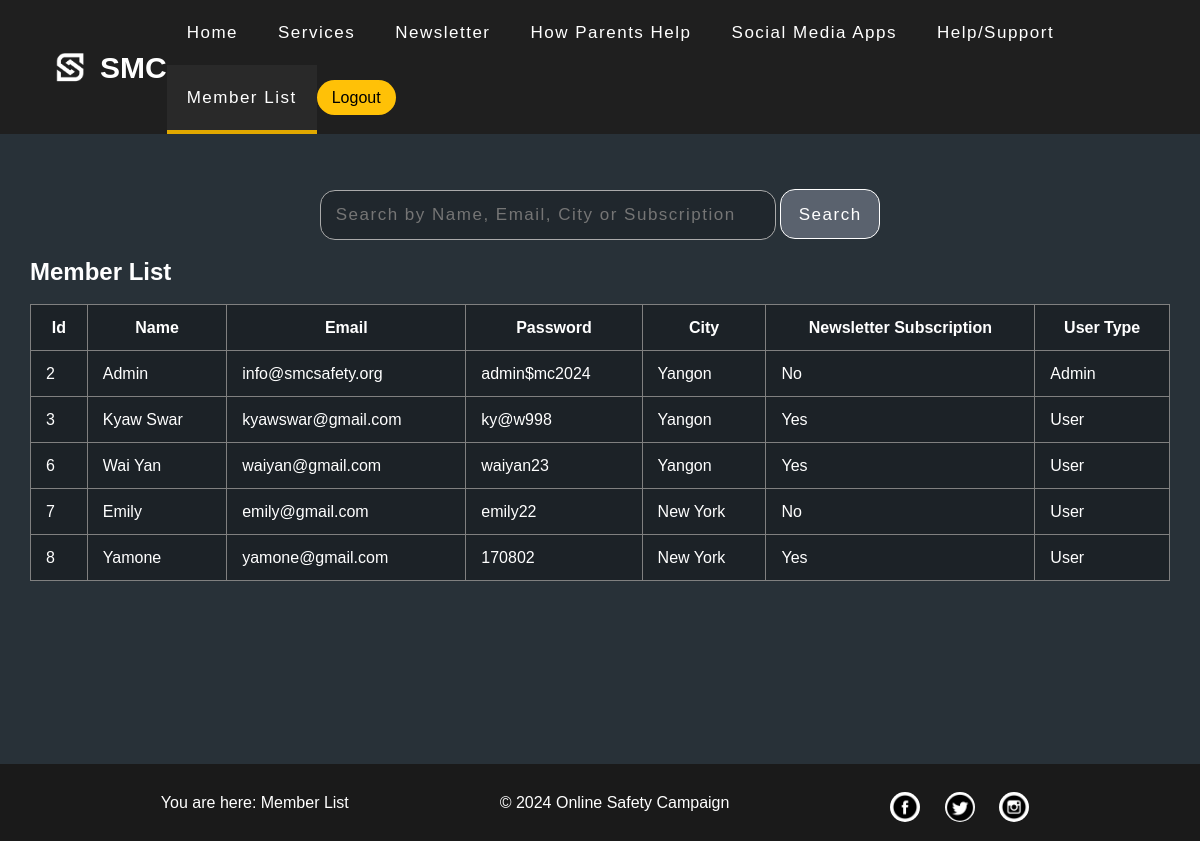
The page /memberList.php on the database its author committed.
### tables this page shows
CREATE TABLE `member` (
  `id` int(11) NOT NULL,
  `name` varchar(300) NOT NULL,
  `email` varchar(300) NOT NULL,
  `password` varchar(20) NOT NULL,
  `city` varchar(200) NOT NULL,
  `subscription` int(11) NOT NULL,
  `usertype` int(11) NOT NULL
);

### memberList.php (the view, shortened to what this page needs)
<!DOCTYPE html>
<?php
include('dbconnect.php');
if (isset($_POST['btnSearch'])) {
    $search = $_POST['txtSearch'];
    $sql = "SELECT * FROM member WHERE name LIKE '%" . $search . "%' OR email LIKE '%" . $search . "%' OR city LIKE '%" . $search . "%'";
    $result = $conn->query($sql);
} else {
    $sql = "SELECT * from member";
    $result = $conn->query($sql);
}
?>
<html lang="en">
<head>
    <link rel="stylesheet" href="style.css">
<body>
    <div class="container">
        <nav>
            <div class="navbar admin">
                <div class="logo">
                    <img src="images/logo.png" alt="logo">
                    <span><strong>SMC</strong></span>
                </div>
                <div class="nav-link">
                    <ul class="menu">
                        <li class="link"><a href="adminhome.php">Home</a></li>
                        <li class="link"><a href="serviceSetup.php">Services</a></li>
                        <li class="link"><a href="newsSetup.php">Newsletter</a></li>
                        <li class="link"><a href="parentshelpSetup.php">How Parents Help</a></li>
                        <li class="link"><a href="appSetup.php">Social Media Apps</a></li>
                        <li class="link"><a href="contactList.php">Help/Support</a></li>
                        <li class="link active"><a href="memberList.php">Member List</a></li>
                        <li>
                            <div class="navbar-auth">
                                <a href="logout.php" class="sign-in">Logout</a>
                            </div>
                        </li>
                    </ul>
                </div>
            </div>
    </div>
    <div class="container">
        <main>
            <section id="contact">
                <div class="sub-container">
                    <br>
                    <div class="search">
                        <form action="#" method="POST">
                            <input type="search" class="search-input" name="txtSearch" placeholder="Search by Name, Email, City or Subscription">
                            <button class="search-btn" name="btnSearch">Search</button>
                        </form>
                    </div>
                    <div class="setup-list">
                        <?php
                        if ($result->num_rows > 0) {
                        ?>
                            <h2> Member List </h2>
                            <div class="setup-table">
                                <table border="1" cellspacing="5" cellpadding="5px">
                                    <tr>
                                        <th>Id</th>
                                        <th>Name</th>
                                        <th>Email</th>
                                        <th>Password</th>
                                        <th>City</th>
                                        <th>Newsletter Subscription</th>
                                        <th>User Type</th>
                                    </tr>
                                    <?php
                                    while ($row = $result->fetch_assoc()) {
                                    ?>
                                        <tr>
                                            <td><?php echo $row['id']; ?></td>
                                            <td><?php echo $row['name']; ?></td>
                                            <td><?php echo $row['email']; ?></td>
                                            <td><?php echo $row['password']; ?></td>
                                            <td><?php echo $row['city']; ?></td>
                                            <td><?php echo $row['subscription'] == 1 ? "Yes" : "No"; ?></td>
                                            <td><?php echo $row['usertype'] == 1 ? "Admin" : "User"; ?></td>
                                        </tr>
                                    <?php
                                    }
                                    ?>
                                </table>
                            </div>
                        <?php
                        } else if ($result->num_rows <= 0) {
                            echo "<div>There is no user.</div>";
                        }
                        ?>
                    </div>
                </div>
            </section>
        </main>
    </div>
    <footer>
        <div class="footer-content">
            <p>You are here: Member List</p>
            <p>&copy; 2024 Online Safety Campaign</p>
            <div class="social-media-buttons">
                <a href="#" target="_blank" title="Follow us on Facebook"><img src="images/icons/fb.png" alt="Facebook"></a>
                <a href="#" target="_blank" title="Follow us on Twitter"><img src="images/icons/twitter.png" alt="Twitter"></a>
                <a href="#" target="_blank" title="Follow us on Instagram"><img src="images/icons/ins.png" alt="Instagram"></a>
            </div>
        </div>
    </footer>
    </div></body></html>

### style.css (style rules this page uses)
* { color: #ffffff; line-height: 25px; cursor: url(images/cursor1.svg), auto; }
body { margin: 0; font-family: Arial, sans-serif; }
.container { width: 100%; height: auto; background-color: #283138; }
nav { position: flex; top: 0; left: 0; width: 100%; height: fit-content; background-color: #1f1f1f; }
nav .navbar { height: 100%; max-width: 1200px; margin: auto; display: flex; align-items: center; justify-content: space-between; padding: 0 50px; font-size: 17px; }
.logo { display: flex; align-items: center; }
.logo img { height: 40px; margin-right: 10px; }
.logo span { color: white; font-size: 30px; }
.nav-link { display: flex; align-items: center; }
.menu { list-style: none; display: flex; margin: 0; padding: 0; flex-wrap: wrap; }
nav .navbar .nav-link .menu .link { position: relative; padding: 20px; }
.menu .link a { color: white; text-decoration: none; margin-top: 5px; letter-spacing: 1.5px; }
.active { background-color: #292929; border-bottom: 4px solid #e0a800; }
.navbar-auth { display: flex; align-items: center; margin-top: 15px; }
.navbar-auth .sign-in { text-decoration: none; font-size: 16px; color: black; background-color: #ffc107; padding: 5px 15px; border-radius: 20px; }
.search { width: 100%; text-align: center; }
.search-input { width: 40%; height: 50px; border-radius: 15px; outline: none; border: 1px solid #aaa; padding-left: 15px; background-color: rgba(0, 0, 0, 0.2); color: white; letter-spacing: 1.5px; font-size: 17px; }
.search-btn { width: 100px; height: 50px; border-radius: 15px; outline: none; border: 1.5px solid #ffffff; background-color: #5a626e; color: white; cursor: pointer; letter-spacing: 1.5px; font-size: 17px; }
.sub-container { display: flex; flex-direction: column; align-items: center; min-height: 500px; box-sizing: border-box; padding: 30px; }
footer { background-color: #1f1f1f; color: #ffffff; text-align: center; width: 100%; }
.footer-content { background-color: #1a1a1a; display: flex; justify-content: space-evenly; align-items: center; padding: 10px; }
.social-media-buttons { position: relative; transform-style: preserve-3d; margin-top: 15px; }
.social-media-buttons a { display: inline-block; margin: 0 10px; transition: transform 0.3s ease; }
.social-media-buttons img { width: 30px; height: 30px; border-radius: 50%; background-color: #ffffff; }
.setup-list { width: 100%; color: white; margin: 0 30px 30px 30px; }
.setup-table { width: 100%; height: 400px; overflow-y: auto; overflow-x: auto; }
.setup-table table { width: 100%; border-collapse: collapse; background-color: rgba(0, 0, 0, 0.3); }
.setup-table table th, .setup-table table td { padding: 10px 15px; }
.admin { max-width: 100% !important; }

### rows shown on the page
member: id "2", name "Admin", email "info@smcsafety.org", password "admin$mc2024", city "Yangon", subscription "No", usertype "Admin"
member: id "3", name "Kyaw Swar", email "kyawswar@gmail.com", password "ky@w998", city "Yangon", subscription "Yes", usertype "User"
member: id "6", name "Wai Yan", email "waiyan@gmail.com", password "waiyan23", city "Yangon", subscription "Yes", usertype "User"
member: id "7", name "Emily", email "emily@gmail.com", password "emily22", city "New York", subscription "No", usertype "User"
member: id "8", name "Yamone", email "yamone@gmail.com", password "170802", city "New York", subscription "Yes", usertype "User"
